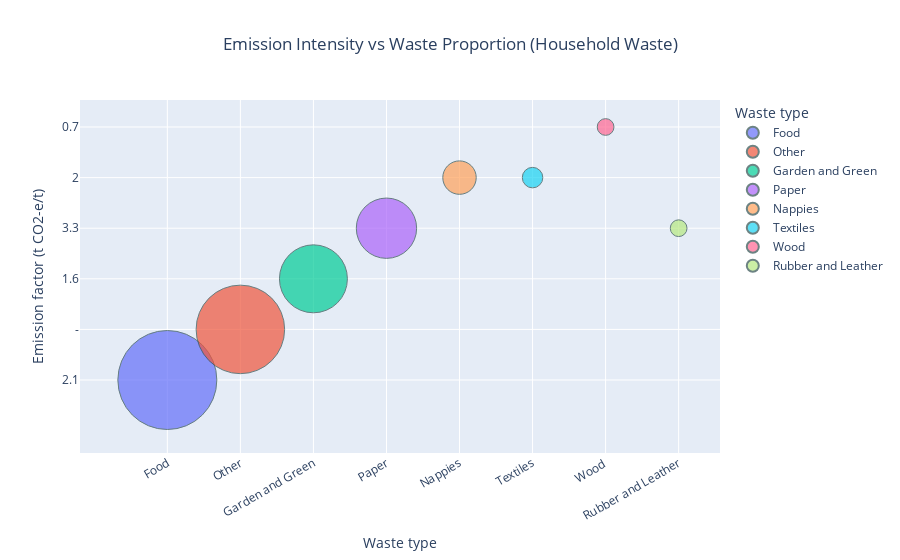

Notebook cell for this chart:
### Markdown cell above
Food and paper waste dominate the household waste stream by proportion, making them the biggest contributors to overall emissions despite having moderate emission factors.
Items like nappies and rubber/leather, although smaller in proportion, show higher emission intensity, highlighting their potential as reduction priorities.
This suggests that improving recycling or diversion strategies for high-volume categories (food, paper) and high-intensity categories (nappies, rubber/leather) would deliver the most significant climate benefits.

### Code cell
import pandas as pd
import plotly.express as px

# Load merged CSV
df = pd.read_csv("merged_emission_factors.csv")

# Remove "Sludge"
df = df[df["Waste type (unified)"] != "Sludge"]

# Plot bubble chart with bigger bubbles
fig = px.scatter(
    df,
    x="Waste type (unified)",
    y="Scope 3 EF (t CO2-e/t)",
    size="Proportion (share)",
    color="Waste type (unified)",
    hover_data=["Proportion (share)", "Weighted EF (t CO2-e)"],
    title="Emission Intensity vs Waste Proportion (Household Waste)",
    labels={
        "Waste type (unified)": "Waste type",
        "Scope 3 EF (t CO2-e/t)": "Emission factor (t CO2-e/t)"
    },
    size_max=70  # <-- increase bubble size difference
)

# Formatting
fig.update_traces(marker=dict(line=dict(width=1, color="DarkSlateGrey")))
fig.update_layout(title_x=0.5, xaxis_tickangle=-30, height=600)

fig.show()

### Figure 1 — Plotly figure (JSON) as saved in the notebook; plotly's stock layout.template omitted (floating-point values rounded to 4 significant figures)
{"data": [{"customdata": [[0.35, null]], "hovertemplate": "Waste type=%{x}<br>Emission factor (t CO2-e/t)=%{y}<br>Proportion (share)=%{customdata[0]}<br>Weighted EF (t CO2-e)=%{customdata[1]}<extra></extra>", "legendgroup": "Food", "marker": {"color": "#636efa", "line": {"color": "DarkSlateGrey", "width": 1}, "size": [0.35], "sizemode": "area", "sizeref": 7.143e-05, "symbol": "circle"}, "mode": "markers", "name": "Food", "orientation": "v", "showlegend": true, "type": "scatter", "x": ["Food"], "xaxis": "x", "y": ["2.1"], "yaxis": "y"}, {"customdata": [[0.28, 0.0308]], "hovertemplate": "Waste type=%{x}<br>Emission factor (t CO2-e/t)=%{y}<br>Proportion (share)=%{customdata[0]}<br>Weighted EF (t CO2-e)=%{customdata[1]}<extra></extra>", "legendgroup": "Other", "marker": {"color": "#EF553B", "line": {"color": "DarkSlateGrey", "width": 1}, "size": [0.28], "sizemode": "area", "sizeref": 7.143e-05, "symbol": "circle"}, "mode": "markers", "name": "Other", "orientation": "v", "showlegend": true, "type": "scatter", "x": ["Other"], "xaxis": "x", "y": ["-"], "yaxis": "y"}, {"customdata": [[0.165, null]], "hovertemplate": "Waste type=%{x}<br>Emission factor (t CO2-e/t)=%{y}<br>Proportion (share)=%{customdata[0]}<br>Weighted EF (t CO2-e)=%{customdata[1]}<extra></extra>", "legendgroup": "Garden and Green", "marker": {"color": "#00cc96", "line": {"color": "DarkSlateGrey", "width": 1}, "size": [0.165], "sizemode": "area", "sizeref": 7.143e-05, "symbol": "circle"}, "mode": "markers", "name": "Garden and Green", "orientation": "v", "showlegend": true, "type": "scatter", "x": ["Garden and Green"], "xaxis": "x", "y": ["1.6"], "yaxis": "y"}, {"customdata": [[0.13, 0.0022]], "hovertemplate": "Waste type=%{x}<br>Emission factor (t CO2-e/t)=%{y}<br>Proportion (share)=%{customdata[0]}<br>Weighted EF (t CO2-e)=%{customdata[1]}<extra></extra>", "legendgroup": "Paper", "marker": {"color": "#ab63fa", "line": {"color": "DarkSlateGrey", "width": 1}, "size": [0.13], "sizemode": "area", "sizeref": 7.143e-05, "symbol": "circle"}, "mode": "markers", "name": "Paper", "orientation": "v", "showlegend": true, "type": "scatter", "x": ["Paper"], "xaxis": "x", "y": ["3.3"], "yaxis": "y"}, {"customdata": [[0.04, 0.0103]], "hovertemplate": "Waste type=%{x}<br>Emission factor (t CO2-e/t)=%{y}<br>Proportion (share)=%{customdata[0]}<br>Weighted EF (t CO2-e)=%{customdata[1]}<extra></extra>", "legendgroup": "Nappies", "marker": {"color": "#FFA15A", "line": {"color": "DarkSlateGrey", "width": 1}, "size": [0.04], "sizemode": "area", "sizeref": 7.143e-05, "symbol": "circle"}, "mode": "markers", "name": "Nappies", "orientation": "v", "showlegend": true, "type": "scatter", "x": ["Nappies"], "xaxis": "x", "y": ["2"], "yaxis": "y"}, {"customdata": [[0.015, 0.0055]], "hovertemplate": "Waste type=%{x}<br>Emission factor (t CO2-e/t)=%{y}<br>Proportion (share)=%{customdata[0]}<br>Weighted EF (t CO2-e)=%{customdata[1]}<extra></extra>", "legendgroup": "Textiles", "marker": {"color": "#19d3f3", "line": {"color": "DarkSlateGrey", "width": 1}, "size": [0.015], "sizemode": "area", "sizeref": 7.143e-05, "symbol": "circle"}, "mode": "markers", "name": "Textiles", "orientation": "v", "showlegend": true, "type": "scatter", "x": ["Textiles"], "xaxis": "x", "y": ["2"], "yaxis": "y"}, {"customdata": [[0.01, null]], "hovertemplate": "Waste type=%{x}<br>Emission factor (t CO2-e/t)=%{y}<br>Proportion (share)=%{customdata[0]}<br>Weighted EF (t CO2-e)=%{customdata[1]}<extra></extra>", "legendgroup": "Wood ", "marker": {"color": "#FF6692", "line": {"color": "DarkSlateGrey", "width": 1}, "size": [0.01], "sizemode": "area", "sizeref": 7.143e-05, "symbol": "circle"}, "mode": "markers", "name": "Wood ", "orientation": "v", "showlegend": true, "type": "scatter", "x": ["Wood "], "xaxis": "x", "y": ["0.7"], "yaxis": "y"}, {"customdata": [[0.01, 0.0049]], "hovertemplate": "Waste type=%{x}<br>Emission factor (t CO2-e/t)=%{y}<br>Proportion (share)=%{customdata[0]}<br>Weighted EF (t CO2-e)=%{customdata[1]}<extra></extra>", "legendgroup": "Rubber and Leather", "marker": {"color": "#B6E880", "line": {"color": "DarkSlateGrey", "width": 1}, "size": [0.01], "sizemode": "area", "sizeref": 7.143e-05, "symbol": "circle"}, "mode": "markers", "name": "Rubber and Leather", "orientation": "v", "showlegend": true, "type": "scatter", "x": ["Rubber and Leather"], "xaxis": "x", "y": ["3.3"], "yaxis": "y"}], "layout": {"autosize": true, "legend": {"itemsizing": "constant", "title": {"text": "Waste type"}, "tracegroupgap": 0}, "title": {"text": "Emission Intensity vs Waste Proportion (Household Waste)", "x": 0.5}, "xaxis": {"anchor": "y", "autorange": true, "categoryarray": ["Food", "Other", "Garden and Green", "Paper", "Nappies", "Textiles", "Wood ", "Rubber and Leather"], "categoryorder": "array", "domain": [0, 1], "range": [-1.001, 7.523], "tickangle": -30, "title": {"text": "Waste type"}, "type": "category"}, "yaxis": {"anchor": "x", "autorange": true, "domain": [0, 1], "range": [-1.31, 5.505], "title": {"text": "Emission factor (t CO2-e/t)"}, "type": "category"}}}
